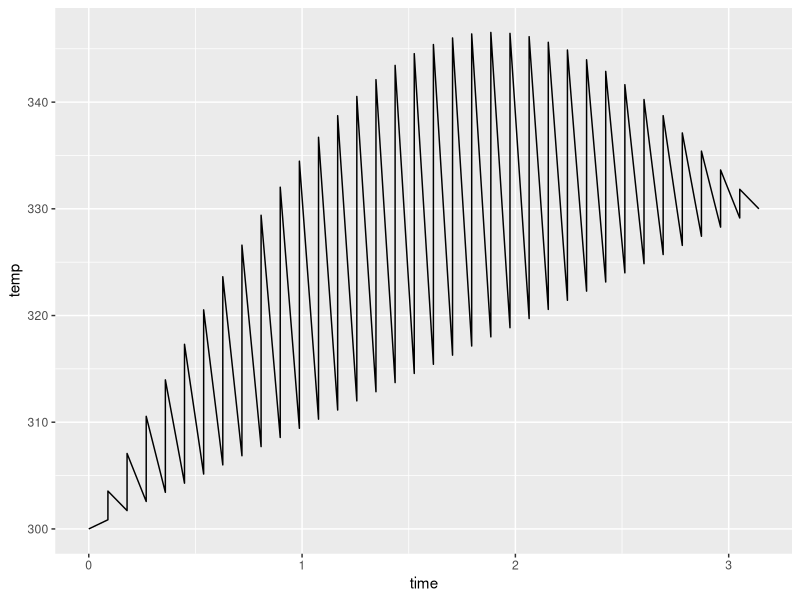

This figure's R source: (Note: this script raises an error after producing the figure.)
# Template time series
amp <- 30
mu <- 300

t <- seq(0, pi, length=36)
x1 <- mu + seq(0, 30, length=36) # linear increase
x2 <- mu + seq(30, 0, length=36) # linear decrease
x3 <- mu + 30 + seq(0, 30, length=36) # linear increase + shift
x4 <- mu + 30 + seq(30, 0, length=36) # linear decrease + shift
x5 <- mu + amp*sin(t) # inverted U
x6 <- mu + 30-amp*sin(t) # shifted, inverted U
x7 <- mu + seq(0, 30, length=36) + amp*sin(t) # inverted U + linear
x8 <- mu + seq(0, 30, length=36) + 30-amp*sin(t) # shifted, inverted U + linear
x9 <- mu + amp*sin(t*6) # seasonal
x10 <- mu + amp*sin(t*6)/2 # seasonal + smaller amplitude
x11 <- mu + seq(0, 30, length=36) + amp*sin(t*6) # seasonal + linear
x12 <- mu + seq(0, 30, length=36) + amp*sin(t*6)/2 # seasonal + smaller amplitude + linear

locs <- data.frame(cbind(rep(t,12), c(x1,x2,x3,x4,x5,x6,x7,x8,x9,x10,x11,x12), c(rep(1:6, each=36), rep(1:6, each=36)), rep(2:1,each=36*6)))
names(locs) <- c("time","temp","x_max", "y_max")

locs2 <- data.frame(cbind(rep(t+pi,12), rep(mean(locs$temp), 12*36), c(rep(1:6, each=36), rep(1:6, each=36)), rep(2:1,each=36*6)))
names(locs2) <- c("time","temp","x_max", "y_max")

library(ggplot2)
qplot(time,temp, data=subset(locs, x_max==1), geom="line")

# multiple lines
locs <- glyphs(locs, "x_max", "time", "y_max", "temp") 
locs2 <- glyphs(locs2, "x_max", "time", "y_max", "temp", ylim=range(locs$temp)) 
ggplot(locs2, aes(gx, gy, group = gid)) + 
  geom_path(colour="white", size=1.5) +
  geom_path(aes(gx, gy, group = gid), data=locs, colour="black") +
  geom_tile(aes(x_max, y_max), colour = "white", fill = NA) +
  theme_fullframe() + coord_equal()
ggsave("../images/euclid-to-polar-1.pdf")


# now in polar coordinates:
locs <- glyphs(locs, "x_max", "time", "y_max", "temp", polar = T) 
locs2 <- glyphs(locs2, "x_max", "time", "y_max", "temp", ylim=range(locs$temp), polar = T) 
ggplot(locs, aes(gx, gy, group = gid)) + 
  geom_path(aes(gx, gy, group = gid), data=locs2, colour="white", size=1.5) +
  geom_path() +
  geom_tile(aes(x_max, y_max), colour = "white", fill = NA) +
  theme_fullframe() + coord_equal()
ggsave("../images/euclid-to-polar-2.pdf")




# overall average temp as reference circle
locs2 <- data.frame(cbind(rep(t+pi,3), rep(c(mean(locs$temp)), each=3*12), rep(1:3, each=12), rep(1,3*12)))
names(locs2) <- c("time","temp","x_max", "y_max")
locs2 <- glyphs(locs2, "x_max", "time", "y_max", "temp", ylim=range(locs$temp), polar = T) 
ggplot(locs, aes(gx, gy, group = gid)) + 
  geom_path(aes(gx, gy, group = gid), data=locs2, colour="grey80") +
  geom_path() +
  geom_tile(aes(x_max, y_max), colour = "white", fill = NA)
